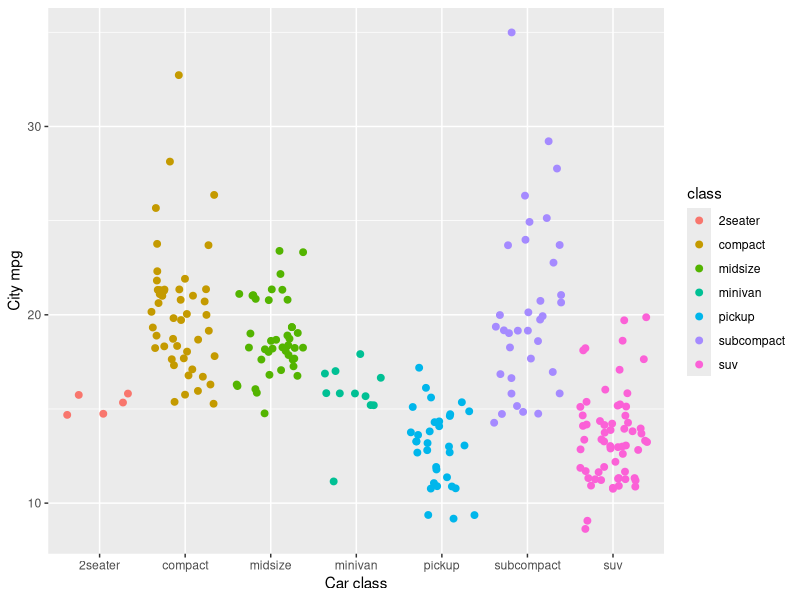

Reproduce this figure in R.
## ---- chunk 1
knitr::opts_chunk$set(echo = TRUE)
library(tidyverse)
## ---- chunk 2
ggplot(data = mpg, aes(x = class, y = cty)) +
  geom_jitter(aes(color = class), size = 2) +
  labs(x = "Car class", y = "City mpg")
